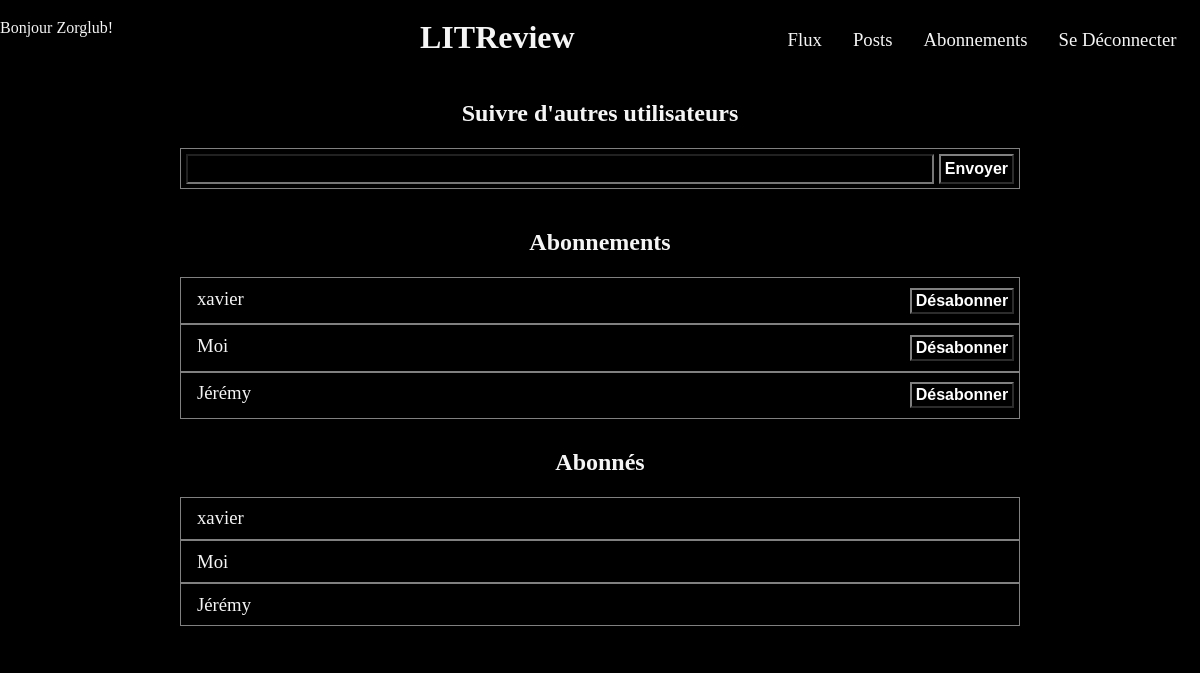
Page /followed/ (signed in) on the committed database.
### authentication/models.py (models this page shows)
class User(AbstractUser):
    pass

### review/views.py (the view, shortened to what this page needs)
# urls.py: path('followed/', review.views.followed, name='followed'),
@login_required
def followed(request):
    current_user = request.user
    followers = UserFollows.objects.filter(followed_user=current_user)
    followers = [follower.user for follower in followers]
    followeds = UserFollows.objects.filter(user=current_user)
    followeds = [followed.followed_user for followed in followeds]
    form = forms.FollowForm()
    context = {'form': form,'followers': followers, 'followeds': followeds}
    context["message"] = ""
    return render(request, 'review/followed.html', context=context)

### review/forms.py
class FollowForm(forms.Form):
    follow = forms.BooleanField(widget=forms.HiddenInput, initial=True)
    name = forms.CharField(max_length=8192)

### review/templates/review/followed.html (shortened to what this page needs)
{% extends 'base.html' %}
{% block content %}
    <section class="follower">
        <h2>Suivre d'autres utilisateurs</h2>
        <form method="post" class="follow">
            {{ form }}
            <button type="submit" id="follow">Envoyer</button>
        </form>
        <p>
        </p>
    </section>
    <section class="follower">
        <h2>Abonnements</h2>
        {% for followed in followeds %}
        <div class="follow">
            <p>{{ followed.username }}</p>
            <form method="post">
                <button type="submit" name="followed" value="{{ followed.username }}">Désabonner</button>
            </form>
        </div>
        {% endfor %}
    </section>
    <section class="follower">
        <h2>Abonnés</h2>
        {% for follower in followers %}
        <div class="follow">
            <p class="solo">{{ follower.username }}</p>
        </div>
        {% endfor %}
    </section>
{% endblock content %}

### templates/base.html (shortened to what this page needs)
{% load static %}
<html>
    <head>
        <link rel="stylesheet" href="{% static 'styles.css' %}" />
    </head>
    <body>
        <header>
            {%  if user.is_authenticated %}
            <p>Bonjour {{ request.user }}!</p>
            <h1>LITReview</h1>
            {% include 'partials/nav.html' %}
            {% else %}
            <h1>LITReview</h1>
            {% endif %}
        </header>
        <main>
        {% block content %}
        {% endblock content %}
        </main>
        <footer></footer>
    </body>
</html>

### static/styles.css (style rules this page uses)
* { background: black; color: whitesmoke; box-sizing: border-box; margin: 0; padding: 0.3rem 0; font-family: 'Times New Roman', Times, serif; }
body { width: 100%; }
.link h3, button, main a { font-family:Arial, Helvetica, sans-serif; font-size: 1.17rem; font-weight: bold; }
header { display: flex; flex-wrap: wrap; width: 100%; justify-content:space-around; position: sticky; top: 0px; }
header p, header nav { width: 35%; }
header h1 { width: 30%; }
main { display: flex; flex-direction: column; width: 100%; align-items: center; }
button, main a { color: white; text-decoration: none; background-color: black; border: 2px solid gray; border-style: outset; padding: 2px 4px; }
h2 { margin-bottom: 1rem; margin-top: 1rem; }
.follower h2, .follow form { text-align: center; }
.follower { align-items: center; width: 70%; }
.follow { width: 100%; display: flex; justify-content: space-between; border: 1px solid grey; flex-wrap: nowrap; }
.follow input { margin: 0 5px; flex-grow: 1; }
.follow button { font-size: 1rem; }
.follow p { font-size: 1.17rem; }
#follow { flex-grow: 0; margin-right: 5px; }
div { padding-left: 1rem; padding-right: 0.3rem; }

### rows in the picture
User: user "Zorglub"
User: username "xavier"
User: username "Moi"
User: username "Jérémy"
